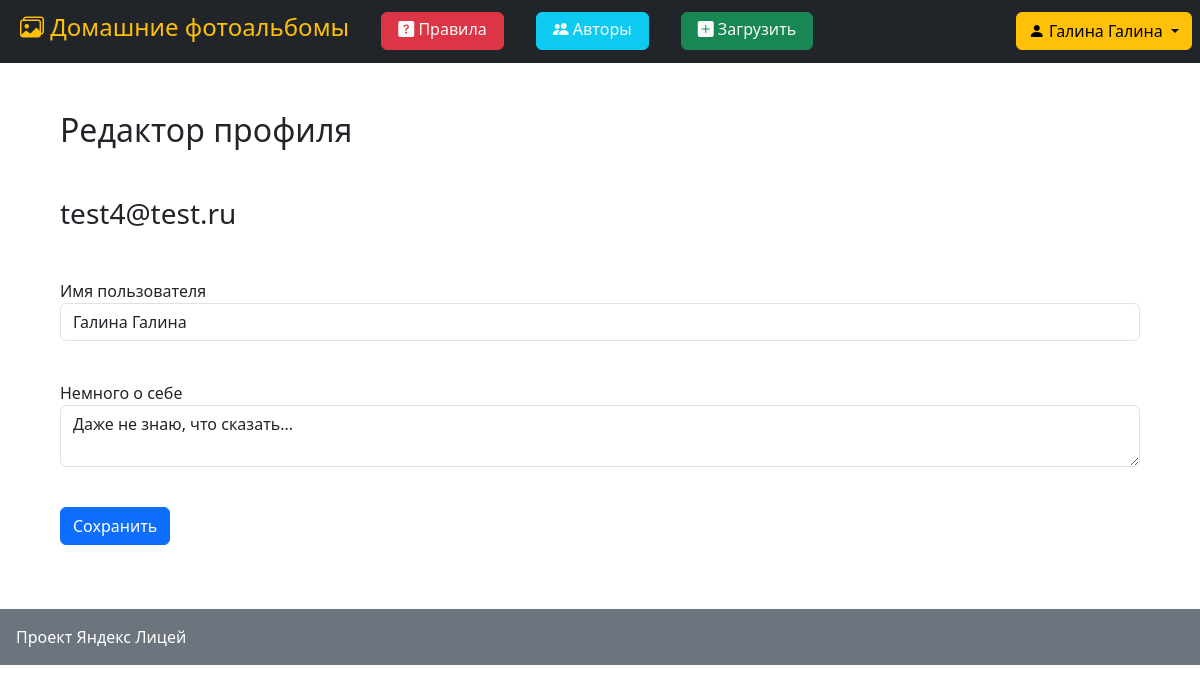
/user_edit (signed in), run on the app's committed database.
### data/users.py (models this page shows, shortened)
class User(SqlAlchemyBase, UserMixin):
    __tablename__ = 'users'
    id = sqlalchemy.Column(sqlalchemy.Integer, primary_key=True, autoincrement=True)
    name = sqlalchemy.Column(sqlalchemy.String, nullable=True)
    about = sqlalchemy.Column(sqlalchemy.String, nullable=True)
    email = sqlalchemy.Column(sqlalchemy.String, index=True, unique=True, nullable=True)
    hashed_password = sqlalchemy.Column(sqlalchemy.String, nullable=True)
    created_date = sqlalchemy.Column(sqlalchemy.DateTime, default=datetime.datetime.now().replace(microsecond=0))
    last_date = sqlalchemy.Column(sqlalchemy.DateTime, default=datetime.datetime.now().replace(microsecond=0))
    pictures = orm.relationship("Picture", back_populates='user')
    comments = orm.relationship("Comment", back_populates='user')

### server.py (the view, shortened to what this page needs)
@app.route('/user_edit', methods=['GET', 'POST'])
@login_required
def user_edit():
    form = UserEditForm()
    if request.method == "GET":
        db_sess = db_session.create_session()
        user = db_sess.query(User).filter(User.id == current_user.id).first()
        if user:
            form.name.data = user.name
            form.about.data = user.about
            db_sess.close()
        else:
            abort(404)
    return render_template('user_edit.html', title='Редактирование профиля', form=form)

### forms/user.py
class UserEditForm(FlaskForm):
    name = StringField('Имя пользователя', validators=[DataRequired()])
    about = TextAreaField("Немного о себе")
    submit = SubmitField('Сохранить')

### data/db_session.py (called while the page is built)
def create_session() -> Session:
    global __factory
    return __factory()

### server.py (called while the page is built)
@login_manager.user_loader
def load_user(user_id):
    db_sess = db_session.create_session()
    return db_sess.get(User, user_id)

### templates/user_edit.html (shortened to what this page needs)
{% extends "base.html" %}
{% block content %}
<div class="container">
<h2>Редактор профиля</h2>
<form action="" method="post">
    <p>
        <br><h3>{{ current_user.email }}</h3><br>
    </p>
    <p>
        {{ form.name.label }}<br>
        {{ form.name(class="form-control") }}<br>
    </p>
    <p>
        {{ form.about.label }}<br>
        {{ form.about(class="form-control") }}<br>
    </p>
    <p>{{ form.submit(type="submit", class="btn btn-primary") }}</p>
</form>
</div>
{% endblock %}

### templates/base.html (shortened to what this page needs)
<!doctype html>
<html lang="en" xmlns="http://www.w3.org/1999/html" xmlns="http://www.w3.org/1999/html">
<head>
    <link rel="stylesheet" href="/static/css/bootstrap.min.css">
    <link rel="stylesheet" href="/static/icons/bootstrap-icons.css">
</head>
<body>
<header>
    <nav class="navbar navbar-expand-sm bg-dark p-2" data-bs-theme="dark">
        <div class="container-sm">
            <a class="navbar-brand link-warning" href="/"><h4 class="link-warning"><i class="bi-images" role="img"></i>
                Домашние фотоальбомы</h4></a>
            <div class="collapse navbar-collapse" id="navbarSupportedContent">
                <ul class="navbar-nav me-auto mb-2 mb-lg-0">
                    <li class="nav-item">
                        <a class="btn nav-link px-3 pt-1 mx-3 btn-danger link-light" href="/rules">
                            <i class="bi-question-square-fill" role="img"></i> Правила</a>
                    </li>
                    <li class="nav-item">
                        <a class="btn nav-link px-3 pt-1 mx-3 btn-info link-light" href="/userlist"><i class="bi-people-fill" role="img"></i>
                            Авторы</a>
                    </li>
                    <li class="nav-item">
                        <a class="btn nav-link px-3 pt-1 mx-3 link-light {% if current_user.is_authenticated %}btn-success{% else %}disabled{% endif %}"
                           href="/picture_add"><i class="bi-plus-square-fill" role="img"></i> Загрузить</a>
                    </li>
                </ul>
            </div>
        </div>
        {% if current_user.is_authenticated %}
        <div class="dropdown">
            <button class="btn btn-warning dropdown-toggle" type="button" data-bs-toggle="dropdown"
                    aria-expanded="false">
                <i class="bi-person-fill" role="img"></i> {{ current_user.name }}
            </button>
        </div>
        {% else %}
        <div class="d-flex">
            <a class="btn btn-success mx-1" href="/register">Регистрация</a>
            <a class="btn btn-warning mx-1" href="/login">Войти</a>
        </div>
        {% endif %}
    </nav>
</header>
<main role="main" class="container-fluid p-5 min-vh-80">
    {% block content %}{% endblock %}
</main>
<footer>
    <div class="container-fluid text-bg-secondary p-3">Проект Яндекс Лицей</div>
</footer>
</body>
</html>

### data on the page
User: name "Галина Галина", email "test4@test.ru", about "Даже не знаю, что сказать..."
